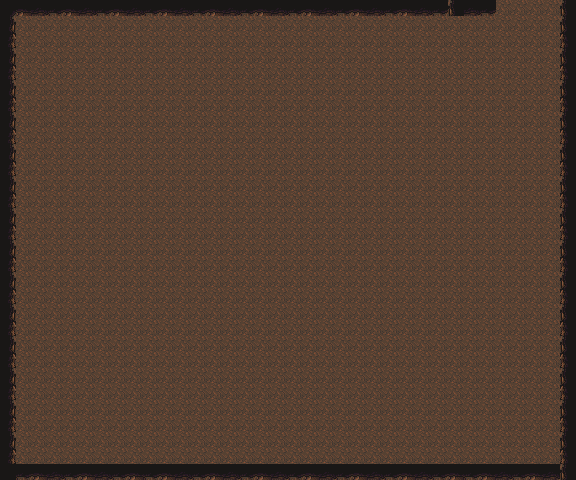

The image is a tile-based game level rendered from a .tmx file. Its description and complete source (layers, tilesets, objects, tile grids) follow:
An orthogonal 36x30 tile map with 16x16 px tiles, 2 tile layers (ground, border) and 4 objects.

<map version="1.10" tiledversion="1.11.2" orientation="orthogonal" renderorder="right-down" width="36" height="30" tilewidth="16" tileheight="16" infinite="0" nextlayerid="4" nextobjectid="7">
 <tileset firstgid="1" source="../tilesets/Caves/Cave.tsx" />
 <layer id="1" name="ground" width="36" height="30">
  <data encoding="csv">
18,18,18,18,18,18,18,18,18,18,18,18,18,18,18,18,18,18,18,18,18,18,18,18,18,18,18,18,18,18,18,18,18,18,18,18,
18,18,18,18,18,18,18,18,18,18,18,18,18,18,18,18,18,18,18,18,18,18,18,18,18,18,18,18,18,18,18,18,18,18,18,18,
18,18,18,18,18,18,18,18,18,18,18,18,18,18,18,18,18,18,18,18,18,18,18,18,18,18,18,18,18,18,18,18,18,18,18,18,
18,18,18,18,18,18,18,18,18,18,18,18,18,18,18,18,18,18,18,18,18,18,18,18,18,18,18,18,18,18,18,18,18,18,18,18,
18,18,18,18,18,18,18,18,18,18,18,18,18,18,18,18,18,18,18,18,18,18,18,18,18,18,18,18,18,18,18,18,18,18,18,18,
18,18,18,18,18,18,18,18,18,18,18,18,18,18,18,18,18,18,18,18,18,18,18,18,18,18,18,18,18,18,18,18,18,18,18,18,
18,18,18,18,18,18,18,18,18,18,18,18,18,18,18,18,18,18,18,18,18,18,18,18,18,18,18,18,18,18,18,18,18,18,18,18,
18,18,18,18,18,18,18,18,18,18,18,18,18,18,18,18,18,18,18,18,18,18,18,18,18,18,18,18,18,18,18,18,18,18,18,18,
18,18,18,18,18,18,18,18,18,18,18,18,18,18,18,18,18,18,18,18,18,18,18,18,18,18,18,18,18,18,18,18,18,18,18,18,
18,18,18,18,18,18,18,18,18,18,18,18,18,18,18,18,18,18,18,18,18,18,18,18,18,18,18,18,18,18,18,18,18,18,18,18,
18,18,18,18,18,18,18,18,18,18,18,18,18,18,18,18,18,18,18,18,18,18,18,18,18,18,18,18,18,18,18,18,18,18,18,18,
18,18,18,18,18,18,18,18,18,18,18,18,18,18,18,18,18,18,18,18,18,18,18,18,18,18,18,18,18,18,18,18,18,18,18,18,
18,18,18,18,18,18,18,18,18,18,18,18,18,18,18,18,18,18,18,18,18,18,18,18,18,18,18,18,18,18,18,18,18,18,18,18,
18,18,18,18,18,18,18,18,18,18,18,18,18,18,18,18,18,18,18,18,18,18,18,18,18,18,18,18,18,18,18,18,18,18,18,18,
18,18,18,18,18,18,18,18,18,18,18,18,18,18,18,18,18,18,18,18,18,18,18,18,18,18,18,18,18,18,18,18,18,18,18,18,
18,18,18,18,18,18,18,18,18,18,18,18,18,18,18,18,18,18,18,18,18,18,18,18,18,18,18,18,18,18,18,18,18,18,18,18,
18,18,18,18,18,18,18,18,18,18,18,18,18,18,18,18,18,18,18,18,18,18,18,18,18,18,18,18,18,18,18,18,18,18,18,18,
18,18,18,18,18,18,18,18,18,18,18,18,18,18,18,18,18,18,18,18,18,18,18,18,18,18,18,18,18,18,18,18,18,18,18,18,
18,18,18,18,18,18,18,18,18,18,18,18,18,18,18,18,18,18,18,18,18,18,18,18,18,18,18,18,18,18,18,18,18,18,18,18,
18,18,18,18,18,18,18,18,18,18,18,18,18,18,18,18,18,18,18,18,18,18,18,18,18,18,18,18,18,18,18,18,18,18,18,18,
18,18,18,18,18,18,18,18,18,18,18,18,18,18,18,18,18,18,18,18,18,18,18,18,18,18,18,18,18,18,18,18,18,18,18,18,
18,18,18,18,18,18,18,18,18,18,18,18,18,18,18,18,18,18,18,18,18,18,18,18,18,18,18,18,18,18,18,18,18,18,18,18,
18,18,18,18,18,18,18,18,18,18,18,18,18,18,18,18,18,18,18,18,18,18,18,18,18,18,18,18,18,18,18,18,18,18,18,18,
18,18,18,18,18,18,18,18,18,18,18,18,18,18,18,18,18,18,18,18,18,18,18,18,18,18,18,18,18,18,18,18,18,18,18,18,
18,18,18,18,18,18,18,18,18,18,18,18,18,18,18,18,18,18,18,18,18,18,18,18,18,18,18,18,18,18,18,18,18,18,18,18,
18,18,18,18,18,18,18,18,18,18,18,18,18,18,18,18,18,18,18,18,18,18,18,18,18,18,18,18,18,18,18,18,18,18,18,18,
18,18,18,18,18,18,18,18,18,18,18,18,18,18,18,18,18,18,18,18,18,18,18,18,18,18,18,18,18,18,18,18,18,18,18,18,
18,18,18,18,18,18,18,18,18,18,18,18,18,18,18,18,18,18,18,18,18,18,18,18,18,18,18,18,18,18,18,18,18,18,18,18,
18,18,18,18,18,18,18,18,18,18,18,18,18,18,18,18,18,18,18,18,18,18,18,18,18,18,18,18,18,18,18,18,18,18,18,18,
18,18,18,18,18,18,18,18,18,18,18,18,18,18,18,18,18,18,18,18,18,18,18,18,18,18,18,18,18,18,18,18,18,18,18,18
</data>
 </layer>
 <layer id="3" name="border" width="36" height="30">
  <data encoding="csv">
7,5,6,4,5,6,4,5,6,4,5,6,4,5,6,4,5,6,4,5,6,4,5,6,4,5,6,4,24,6,4,0,0,0,0,24,
23,0,0,0,0,0,0,0,0,0,0,0,0,0,0,0,0,0,0,0,0,0,0,0,0,0,0,0,0,0,0,0,0,0,0,24,
39,0,0,0,0,0,0,0,0,0,0,0,0,0,0,0,0,0,0,0,0,0,0,0,0,0,0,0,0,0,0,0,0,0,0,40,
23,0,0,0,0,0,0,0,0,0,0,0,0,0,0,0,0,0,0,0,0,0,0,0,0,0,0,0,0,0,0,0,0,0,0,24,
39,0,0,0,0,0,0,0,0,0,0,0,0,0,0,0,0,0,0,0,0,0,0,0,0,0,0,0,0,0,0,0,0,0,0,40,
23,0,0,0,0,0,0,0,0,0,0,0,0,0,0,0,0,0,0,0,0,0,0,0,0,0,0,0,0,0,0,0,0,0,0,24,
39,0,0,0,0,0,0,0,0,0,0,0,0,0,0,0,0,0,0,0,0,0,0,0,0,0,0,0,0,0,0,0,0,0,0,40,
23,0,0,0,0,0,0,0,0,0,0,0,0,0,0,0,0,0,0,0,0,0,0,0,0,0,0,0,0,0,0,0,0,0,0,24,
39,0,0,0,0,0,0,0,0,0,0,0,0,0,0,0,0,0,0,0,0,0,0,0,0,0,0,0,0,0,0,0,0,0,0,40,
23,0,0,0,0,0,0,0,0,0,0,0,0,0,0,0,0,0,0,0,0,0,0,0,0,0,0,0,0,0,0,0,0,0,0,24,
39,0,0,0,0,0,0,0,0,0,0,0,0,0,0,0,0,0,0,0,0,0,0,0,0,0,0,0,0,0,0,0,0,0,0,40,
23,0,0,0,0,0,0,0,0,0,0,0,0,0,0,0,0,0,0,0,0,0,0,0,0,0,0,0,0,0,0,0,0,0,0,24,
39,0,0,0,0,0,0,0,0,0,0,0,0,0,0,0,0,0,0,0,0,0,0,0,0,0,0,0,0,0,0,0,0,0,0,40,
23,0,0,0,0,0,0,0,0,0,0,0,0,0,0,0,0,0,0,0,0,0,0,0,0,0,0,0,0,0,0,0,0,0,0,24,
39,0,0,0,0,0,0,0,0,0,0,0,0,0,0,0,0,0,0,0,0,0,0,0,0,0,0,0,0,0,0,0,0,0,0,40,
23,0,0,0,0,0,0,0,0,0,0,0,0,0,0,0,0,0,0,0,0,0,0,0,0,0,0,0,0,0,0,0,0,0,0,24,
39,0,0,0,0,0,0,0,0,0,0,0,0,0,0,0,0,0,0,0,0,0,0,0,0,0,0,0,0,0,0,0,0,0,0,40,
23,0,0,0,0,0,0,0,0,0,0,0,0,0,0,0,0,0,0,0,0,0,0,0,0,0,0,0,0,0,0,0,0,0,0,24,
39,0,0,0,0,0,0,0,0,0,0,0,0,0,0,0,0,0,0,0,0,0,0,0,0,0,0,0,0,0,0,0,0,0,0,40,
23,0,0,0,0,0,0,0,0,0,0,0,0,0,0,0,0,0,0,0,0,0,0,0,0,0,0,0,0,0,0,0,0,0,0,24,
39,0,0,0,0,0,0,0,0,0,0,0,0,0,0,0,0,0,0,0,0,0,0,0,0,0,0,0,0,0,0,0,0,0,0,40,
23,0,0,0,0,0,0,0,0,0,0,0,0,0,0,0,0,0,0,0,0,0,0,0,0,0,0,0,0,0,0,0,0,0,0,24,
39,0,0,0,0,0,0,0,0,0,0,0,0,0,0,0,0,0,0,0,0,0,0,0,0,0,0,0,0,0,0,0,0,0,0,40,
23,0,0,0,0,0,0,0,0,0,0,0,0,0,0,0,0,0,0,0,0,0,0,0,0,0,0,0,0,0,0,0,0,0,0,24,
39,0,0,0,0,0,0,0,0,0,0,0,0,0,0,0,0,0,0,0,0,0,0,0,0,0,0,0,0,0,0,0,0,0,0,40,
23,0,0,0,0,0,0,0,0,0,0,0,0,0,0,0,0,0,0,0,0,0,0,0,0,0,0,0,0,0,0,0,0,0,0,24,
39,0,0,0,0,0,0,0,0,0,0,0,0,0,0,0,0,0,0,0,0,0,0,0,0,0,0,0,0,0,0,0,0,0,0,40,
23,0,0,0,0,0,0,0,0,0,0,0,0,0,0,0,0,0,0,0,0,0,0,0,0,0,0,0,0,0,0,0,0,0,0,24,
39,0,0,0,0,0,0,0,0,0,0,0,0,0,0,0,0,0,0,0,0,0,0,0,0,0,0,0,0,0,0,0,0,0,0,40,
55,4,5,6,4,5,6,4,5,4,5,6,4,5,6,4,5,6,4,5,6,4,5,6,4,5,6,4,5,4,5,6,4,5,6,24
</data>
 </layer>
 <objectgroup id="2" name="collisions">
  <object id="1" x="0" y="-1.66342" width="15.8025" height="482.391" />
  <object id="2" x="-0.831709" y="-1.66342" width="497.145" height="18.2976" />
  <object id="3" x="561.404" y="0.831709" width="15.8025" height="480.728" />
  <object id="5" x="1" y="464" width="578" height="17" />
 </objectgroup>
</map>
